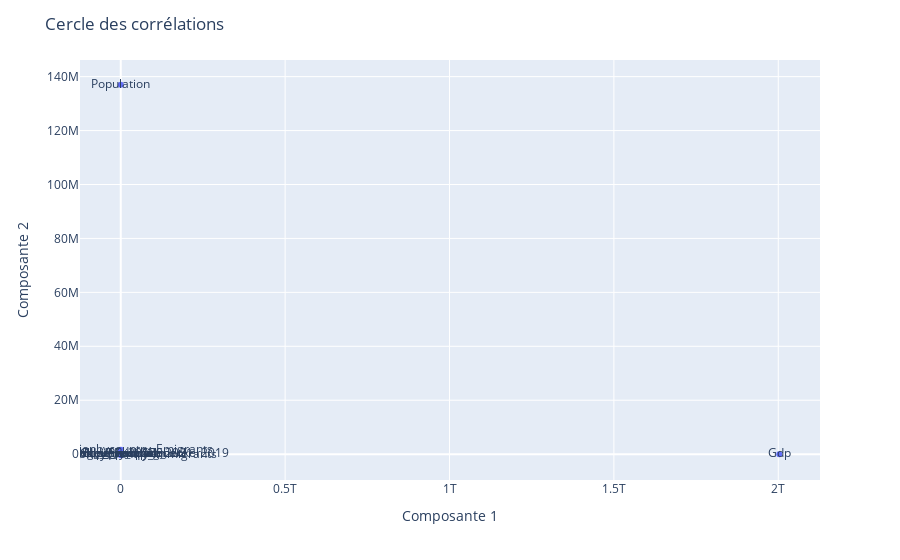

The notebook cell saved with this chart:
### Code cell
fig = px.scatter(coordvar, x='COR_1', y='COR_2', text='id')

# Mise en forme du cercle des corrélations
fig.update_traces(marker=dict(size=10),
                  selector=dict(mode='markers'))

# Ajout des lignes représentant les axes
fig.add_shape(type='circle',
              xref='x', yref='y',
              x0=-1, y0=-1, x1=1, y1=1,
              line=dict(color='RoyalBlue'))

# Ajout des axes x et y
fig.add_shape(type='line',
              xref='x', yref='y',
              x0=-1, y0=0, x1=1, y1=0,
              line=dict(color='LightSeaGreen', width=2))
fig.add_shape(type='line',
              xref='x', yref='y',
              x0=0, y0=-1, x1=0, y1=1,
              line=dict(color='LightSeaGreen', width=2))

# Mise en forme du titre et des axes
fig.update_layout(title='Cercle des corrélations',
                  xaxis=dict(title='Composante 1'),
                  yaxis=dict(title='Composante 2'))

# Affichage du cercle des corrélations
fig.show()

### Figure 1 — Plotly figure (JSON) as saved in the notebook; plotly's stock layout.template omitted (floating-point values rounded to 4 significant figures)
{"data": [{"hovertemplate": "COR_1=%{x}<br>COR_2=%{y}<br>id=%{text}<extra></extra>", "legendgroup": "", "marker": {"color": "#636efa", "symbol": "circle"}, "mode": "markers+text", "name": "", "orientation": "v", "showlegend": false, "text": ["Nb_Prixnobel", "Nb_Univtop500", "Immigrationbycountry_Immigrants", "Immigrationbycountry_Emigrants", "Area", "Population", "Education_Spending_2021", "Gdp", "Averageiqbycountry_Iqlynnbecker2019", "Averageiq_Ici2017Score", "Gdp_Percapita", "Indice_Evolution"], "type": "scatter", "x": [6.884, 5.01, 821800.0, 1244000.0, 1006000.0, 153800000.0, -0.08796, 2003000000000.0, 3.971, 4.782, 2828.0, -6.997], "xaxis": "x", "y": [-6.166, -1.55, -407500.0, 1670000.0, 186100.0, 137000000.0, -0.1497, -10520.0, -3.588, -5.182, -7226.0, -54.16], "yaxis": "y"}], "layout": {"legend": {"tracegroupgap": 0}, "margin": {"t": 60}, "shapes": [{"line": {"color": "RoyalBlue"}, "type": "circle", "x0": -1, "x1": 1, "xref": "x", "y0": -1, "y1": 1, "yref": "y"}, {"line": {"color": "LightSeaGreen", "width": 2}, "type": "line", "x0": -1, "x1": 1, "xref": "x", "y0": 0, "y1": 0, "yref": "y"}, {"line": {"color": "LightSeaGreen", "width": 2}, "type": "line", "x0": 0, "x1": 0, "xref": "x", "y0": -1, "y1": 1, "yref": "y"}], "title": {"text": "Cercle des corrélations"}, "xaxis": {"anchor": "y", "domain": [0, 1], "title": {"text": "Composante 1"}}, "yaxis": {"anchor": "x", "domain": [0, 1], "title": {"text": "Composante 2"}}}}
